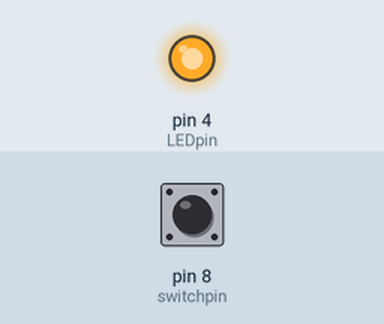
The sketch below on a simulated Arduino Uno, built with avr-gcc and run on an emulated ATmega328P. On the bench: output pins drawn as LEDs (lit = HIGH). Inputs (shaded band) come from the test bench; at power-on: pin 8 (switchpin) HIGH. What the sketch prints to the serial monitor is not drawn.

Above: at 1.2 s.
1.3 s: pin 8 (switchpin) pulled LOW for 0.15 s
At 1.38 s:
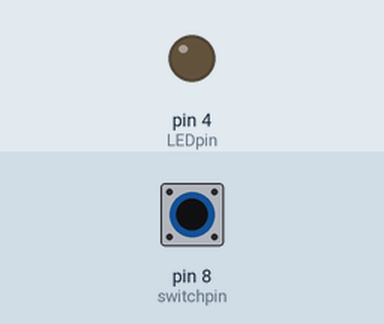
2.9 s: pin 8 (switchpin) pulled LOW for 3.2 s
At 6.9 s:
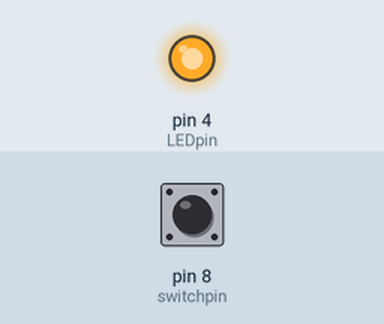
Timing chart, 0 to 8.4 s (numbered marks = the images above; inputs shaded):
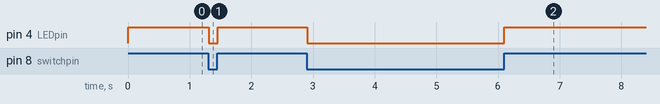

The sketch:

DigitalRead.ino
```cpp
int LEDpin=4;
int switchpin = 8;
int reading;
void setup() {
  // put your setup code here, to run once:
pinMode(LEDpin,OUTPUT);
Serial.begin(9600);
}

void loop() {
  // put your main code here, to run repeatedly:
reading=digitalRead(switchpin);
Serial.print(reading);
Serial.println("");
digitalWrite(LEDpin,reading);
}
```

Measured:
- after the input at 1.3 s, pin 4 (LEDpin): HIGH → LOW at once, → HIGH 0.15 s later
- after the input at 2.9 s, pin 4 (LEDpin): HIGH → LOW at once, → HIGH 3.2 s later
